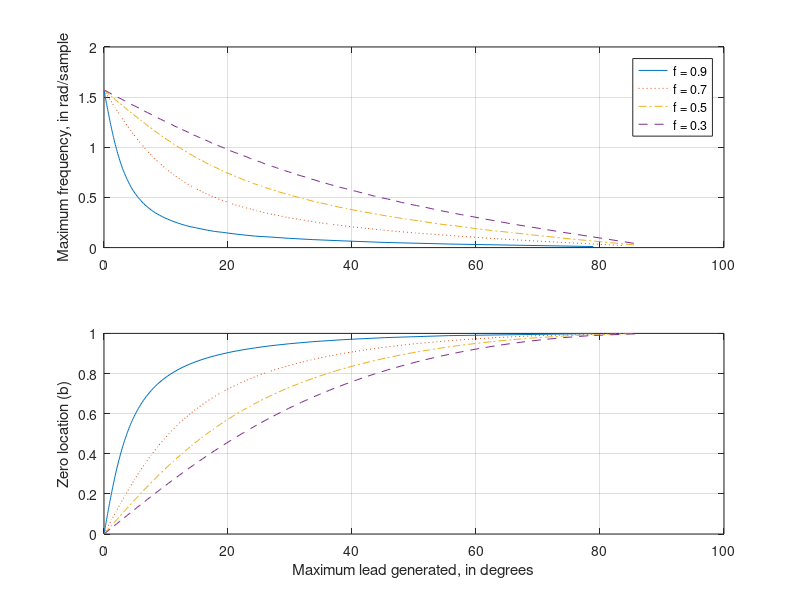

MATLAB code to generate this figure:
w = linspace(0.001,pi,1000);
a = linspace(0.001,0.999,100);
lena = length(a);
omega1 = []; lead1 = [];
factor = 0.9;
for i = 1:lena,
    zero = a(i);
    pole = factor*zero;
    sys = tf([1 -zero],[1 -pole],-1);
    [mag,phase] = bode(sys,w);
    [y,j] = max(phase);
    omega1 = [omega1 w(j)];
    lead1 = [lead1 y];
%    comega = (pole+zero)/(pole*zero+1);
%    clead = zero-pole;
%    cleadi = sqrt((1-zero^2)*(1-pole^2));
%    clead = clead/cleadi;
end
omega2 = []; lead2 = [];
factor = 0.7;
for i = 1:lena,
    zero = a(i);
    pole = factor*zero;
    sys = tf([1 -zero],[1 -pole],-1);
    [mag,phase] = bode(sys,w);
    [y,j] = max(phase);
    omega2 = [omega2 w(j)];
    lead2 = [lead2 y];
end

omega3 = []; lead3 = [];
factor = 0.5;
for i = 1:lena,
    zero = a(i);
    pole = factor*zero;
    sys = tf([1 -zero],[1 -pole],-1);
    [mag,phase] = bode(sys,w);
    [y,j] = max(phase);
    omega3 = [omega3 w(j)];
    lead3 = [lead3 y];
end

omega4 = []; lead4 = [];
factor = 0.3;
for i = 1:lena,
    zero = a(i);
    pole = factor*zero;
    sys = tf([1 -zero],[1 -pole],-1);
    [mag,phase] = bode(sys,w);
    [y,j] = max(phase);
    omega4 = [omega4 w(j)];
    lead4 = [lead4 y];
end

    subplot(2,1,1), plot(lead1,omega1,'-',...
    lead2,omega2,':', lead3,omega3,'-.',lead4,omega4,'--')
    legend('f = 0.9','f = 0.7','f = 0.5','f = 0.3')
ylabel('Maximum frequency, in rad/sample'), grid
pause
  subplot(2,1,2), plot(lead1,a,'-',lead2,a,':',lead3,a,'-.',lead4,a,'--')
ylabel('Zero location (b)')
xlabel('Maximum lead generated, in degrees'), grid
